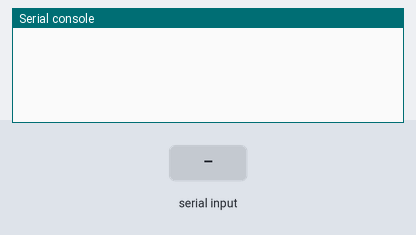
Bench run of a program on a simulated ESP32 board running MicroPython. On the bench: the last lines printed to the serial console. The inputs (shaded band) are chosen by the test bench.

Above: at 1.2 s.
1.3 s: "1\n" received over the second serial link
At 2.5 s:
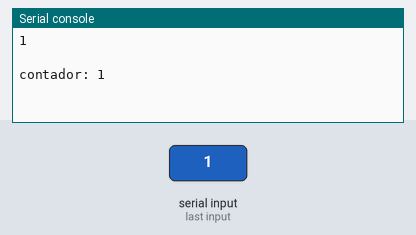
2.8 s: "0\n" received over the second serial link
At 4.1 s:
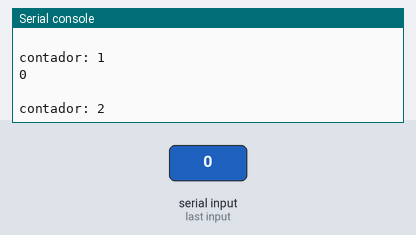
4.3 s: "2\n" received over the second serial link
At 5.7 s:
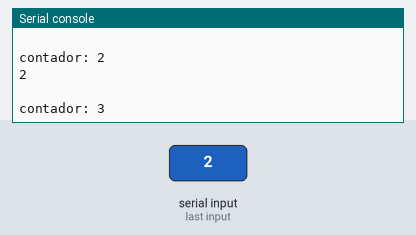

The program:

serial.py
```python
import machine
import utime

uart= machine.UART(2,9600)
uart.init(9600,bits=8,parity=None,stop=1)

dato=''
cont=0
while (True):

    if (uart.any()>0):
        cont=cont+1
        dato=uart.readline().decode('utf-8')         ## recibe informacion
        #dato=uart.readline()
        print(dato)
        print("contador: "+str(cont))
        uart.write('mujica perez '+str(cont))                  ## transmite informacion
        utime.sleep(2)
```

Measured:
- after the input at 1.3 s, the serial console: prints a new line at once (image 1)
- after the input at 2.8 s, the serial console: prints a new line after 0.50 s (image 2)
- after the input at 4.3 s, the serial console: prints a new line after 1.0 s (image 3)
